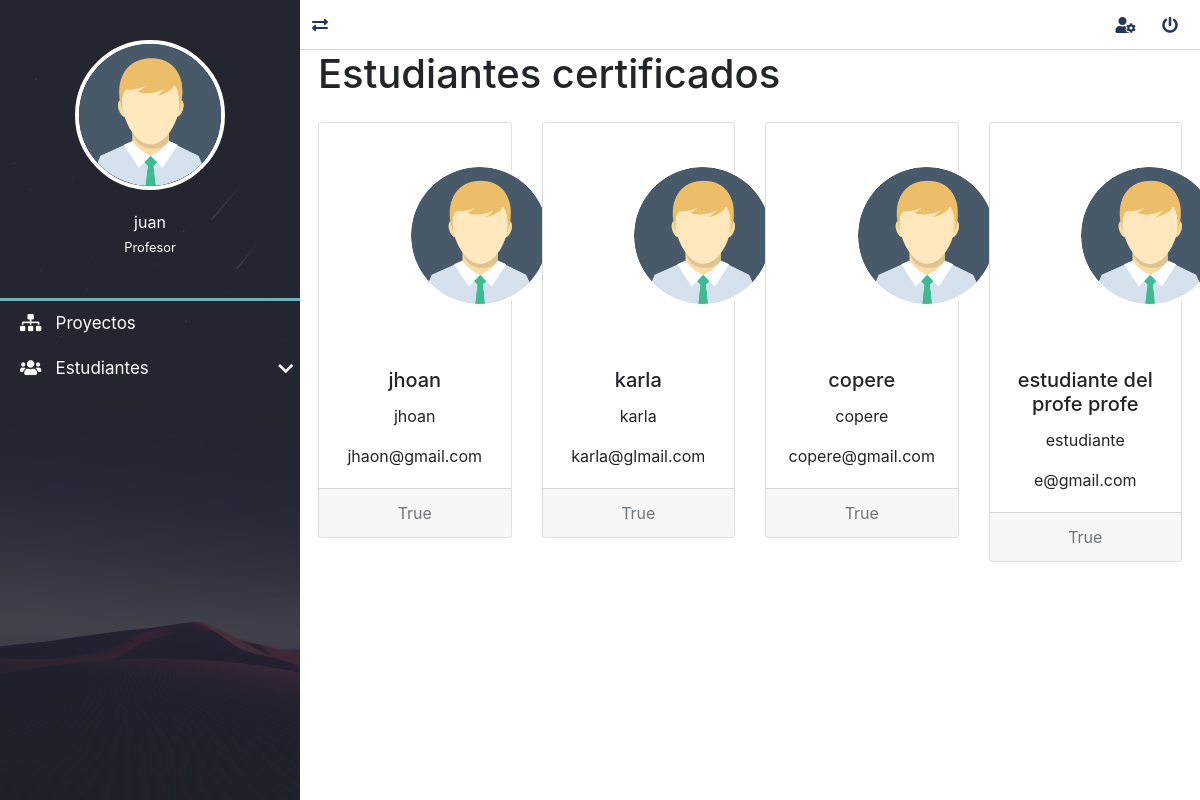
The app's page /estudiantes/certificados/ (signed in) with its own data.
### estudiantes/models.py (models this page shows, shortened)
class Estudiante(models.Model):
    id_usuario = models.OneToOneField(settings.AUTH_USER_MODEL, related_name="estudiante", verbose_name="usuario", on_delete=models.CASCADE)
    foto = models.TextField(null=True, blank=True)
    certificacion = models.BooleanField(null=True, blank=True)
    id_profesor = models.ForeignKey("profesores.Profesor", related_name="profesor_estudiante", verbose_name="profesor", on_delete=models.CASCADE)
    class Meta:
        verbose_name = "Estudiante"
        verbose_name_plural = "Estudiantes"
        ordering = ['id_usuario']

### estudiantes/views.py (the view)
# urls.py: path('certificados/', EstudiantesCertificados.as_view(), name='lista_certificados'),
class EstudiantesCertificados(TemplateView):
    template_name = "estudiantes/estudiante_certificados.html"
    def get_context_data(self, **kwargs):
        context = super().get_context_data(**kwargs)
        context['estudiantes'] = Estudiante.objects.all()
        return context

### mainApp/context_processors.py (called while the page is built)
def get_programasDeUsuario(request):
    programas= Programa.objects.all()
    return {'lista_programas':programas}

def get_lenguajes(request):
    lenguajes = Lenguaje.objects.all()
    return {'lista_lenguajes':lenguajes}

def get_medidas(request):
    medidas = Medida.objects.all()
    return {'lista_medidas':medidas}

def get_fases(request):
    fases = Fase.objects.all()
    return {'lista_fases':fases}

def get_tiposdefectos(request):
    tipos_defectos = TiposDefecto.objects.all()
    return {'lista_tipos_defectos':tipos_defectos}

### proyectos/context_processors.py (called while the page is built)
def get_proyecto(request):
    proyecto= Proyecto.objects.values_list('id','nombre','id_proceso' ,'descripcion', 'fechaInicio')
    return {
        'proyectos':proyecto
    }

### estudiantes/templates/estudiantes/estudiante_certificados.html (shortened to what this page needs)
{% extends 'layouts/layout.html' %}
{% load static %}
{% block content %}
<h1>Estudiantes certificados</h1>
<div class="row">
{% for estudiante in estudiantes %}
    {% if estudiante.id_profesor.id == request.user.profesor.id and estudiante.certificacion == True %}
            <div class="col mb-3">
                <div class="card text-center mb-3 mt-3">
                    <div class="container" style="width: 20rem;">
                        <figure class="full-box nav-lateral-avatar">
                            <img style="width=10rem; height=10rem;" src=" {% static 'dashboar/assets/avatar/Avatar.png' %}" class="" alt="Avatar">
                        </figure>
                    </div>
                    <div class="card-body">
                        <h5 class="card-title">{{estudiante.id_usuario.first_name}}</h5>
                        <p class="card-text">{{estudiante.id_usuario.username}}</p>
                        <p class="card-text">{{estudiante.id_usuario.email}}</p>
                    </div>
                    <div class="card-footer text-muted">
                        {{estudiante.certificacion}}
                    </div>
                </div>
            </div>
    {% endif %}
{% endfor %}
</div>
{% endblock content %}

### mainApp/templates/layouts/layout.html (shortened to what this page needs)
{% load static %}
<!DOCTYPE html>
<html lang="es">
<head>
	<link rel="stylesheet" href="{% static 'dashboar/css/normalize.css' %}">
	<link rel="stylesheet" href="{% static 'dashboar/css/style.css' %}">
	<link rel="stylesheet" href="{% static 'dashboar/css/all.css' %}">
	<link rel="stylesheet" href="{% static 'dashboar/css/sweetalert2.min.css' %}">
	<link rel="stylesheet" href="{% static 'dashboar/css/jquery.mCustomScrollbar.css' %}">
	<link rel="stylesheet" href="https://stackpath.bootstrapcdn.com/bootstrap/4.5.0/css/bootstrap.min.css">
	<link rel="stylesheet" type="text/css" href="{% static 'css/style.css' %}">
</head>
<body>
	<main class="full-box main-container">
		<section class="full-box nav-lateral">
			<div class="full-box nav-lateral-content">
				<figure class="full-box nav-lateral-avatar">
					<img src=" {% static 'dashboar/assets/avatar/Avatar.png' %}" class="img-fluid" alt="Avatar">
					<figcaption class="roboto-medium text-center">
						{{request.user.first_name}} <br>
						{% if request.user.is_superuser %}
							<small class="roboto-condensed-light">Administrador</small>
						{% elif request.user.is_staff %}
							<small class="roboto-condensed-light">Profesor</small>
						{% else %}
							<small class="roboto-condensed-light">Estudiante</small>
						{% endif %}
					</figcaption>
				</figure>
				<div class="full-box nav-lateral-bar"></div>
				<nav class="full-box nav-lateral-menu">
					<ul>
						<li>
							<a href=" {% url 'proyectos' %}"><i class="fas fa-sitemap"></i> &nbsp; Proyectos</a>
						</li>
						{% if request.user.profesor %}
						<li>
							<a href="#" class="nav-btn-submenu"><i class="fas fa-users"></i> &nbsp; Estudiantes <i class="fas fa-chevron-down"></i></a>
						</li>
						{% endif %}
					</ul>
				</nav>
			</div>
		</section>
		<section class="full-box page-content">
			<nav class="full-box navbar-info">
				<a href="#" class="float-left show-nav-lateral">
					<i class="fas fa-exchange-alt"></i>
				</a>
				{% if user.email %}
					{% if title != 'Perfil de usuario' %}
						<a href="{% url 'editPerfilUs' %}">
							<i class="fas fa-user-cog"></i>
						</a>
					{% endif %}
					<a href="#" class="btn-exit-system">
						<i class="fas fa-power-off"></i>
					</a>
				{% else %}
					<a href="{% url 'login' %}">
						<i class="fas fa-sign-in-alt"></i>
					</a>
				{% endif %}
			</nav>
			 <div class="content-box">
				{% block content %}
				{% endblock content %}
			</div>
		</section>
	</main>
</body>
</html>

### mainApp/static/dashboar/css/style.css (style rules this page uses)
:root { --color-one: #F5F5F5; --color-two: #24292E; --color-three: #70afbe; --form-color: #14111A; --accent-color: #253556; --border-color: #D8D8D8; }
body,html { width: 100vw; height: 100vh; background-color: var(--color-one); color: #333; font-size: 16px; }
.full-box { margin: 0; padding: 0; box-sizing: border-box; width: 100%; }
.main-container { height: 100%; position: absolute; top: 0; left: 0; overflow: hidden; }
.page-content, .nav-lateral { height: 100%; overflow: hidden; }
.page-content { position: relative; padding-left: 300px; transition: all .2s ease-in-out; padding-bottom: 20px; }
.nav-lateral { width: 300px; position: absolute; top: 0; left: 0; z-index: 1; transition: all .2s ease-in-out; background-image: url('../assets/img/nav-font.jpg'); background-position: center center; background-size: cover; }
.nav-lateral-content { max-width: 300px; height: 100%; background-color: rgba(36, 41, 46, .8); }
.nav-lateral-bar { height: 3px; background-color: var(--color-three); }
.nav-lateral-avatar { padding: 40px 0; }
.nav-lateral-avatar img { width: 50%; margin: 0 auto; display: block; border: 4px solid #FFF; border-radius: 100%; }
.nav-lateral-avatar figcaption { margin-top: 20px; color: #FFF; }
.nav-lateral-menu { height: auto; }
.nav-lateral-menu ul { margin: 0; padding: 0; list-style: none; }
.nav-lateral-menu ul li { width: 100%; height: auto; }
.nav-lateral-menu ul li a { display: block; width: 100%; height: 45px; line-height: 45px; text-decoration: none; color: #FFF; font-size: 17px; box-sizing: border-box; padding-left: 20px; transition: all .2s ease-in-out; }
.nav-lateral-menu .fa-chevron-down, .nav-lateral-menu .fa-chevron-up { float: right; height: 45px; line-height: 45px; margin-right: 7px; transition: all .2s ease-in-out; }
.navbar-info { height: 50px; border-bottom: 1px solid var(--border-color); text-align: right; padding-right: 10px; }
.navbar-info a { color: var(--accent-color); height: 50px; min-width: 40px; text-align: center; line-height: 50px; display: inline-block; transition: all .2s ease-out; user-select: none; }
.content-box { margin-left: 2%; margin-right: 2%; }

### mainApp/static/dashboar/css/all.css (style rules this page uses)
.fa, .fas, .far, .fal, .fab { -moz-osx-font-smoothing: grayscale; -webkit-font-smoothing: antialiased; display: inline-block; font-style: normal; font-variant: normal; text-rendering: auto; line-height: 1; }
.fa-chevron-down:before { content: "\f078"; }
.fa-exchange-alt:before { content: "\f362"; }
.fa-power-off:before { content: "\f011"; }
.fa-sitemap:before { content: "\f0e8"; }
.fa-user-cog:before { content: "\f4fe"; }
.fa-users:before { content: "\f0c0"; }
.fa, .fas { font-family: 'Font Awesome 5 Free'; font-weight: 900; }

### mainApp/static/css/style.css (style rules this page uses)
:root { --fondo: url("../img/fondoLogin.png"); --porsentaje-borde-radius: 5%; --px-borde-radius: 4px; --bac-color: #70afbe; --shadow-box: 0px 4px 18px 3px rgba(0,0,0,0.75);; }
.card { transition: box-shadow 0.5s; }

### records on screen
Estudiante: id_usuario.first_name "jhoan", id_usuario.username "jhoan", id_usuario.email "jhaon@gmail.com", certificacion "True"
Estudiante: id_usuario.first_name "karla", id_usuario.username "karla", id_usuario.email "karla@glmail.com", certificacion "True"
Estudiante: id_usuario.first_name "copere", id_usuario.username "copere", id_usuario.email "copere@gmail.com", certificacion "True"
Estudiante: id_usuario.first_name "estudiante del profe profe", id_usuario.username "estudiante", id_usuario.email "e@gmail.com", certificacion "True"

### other values on screen
{{ request.user.first_name }} "juan"
